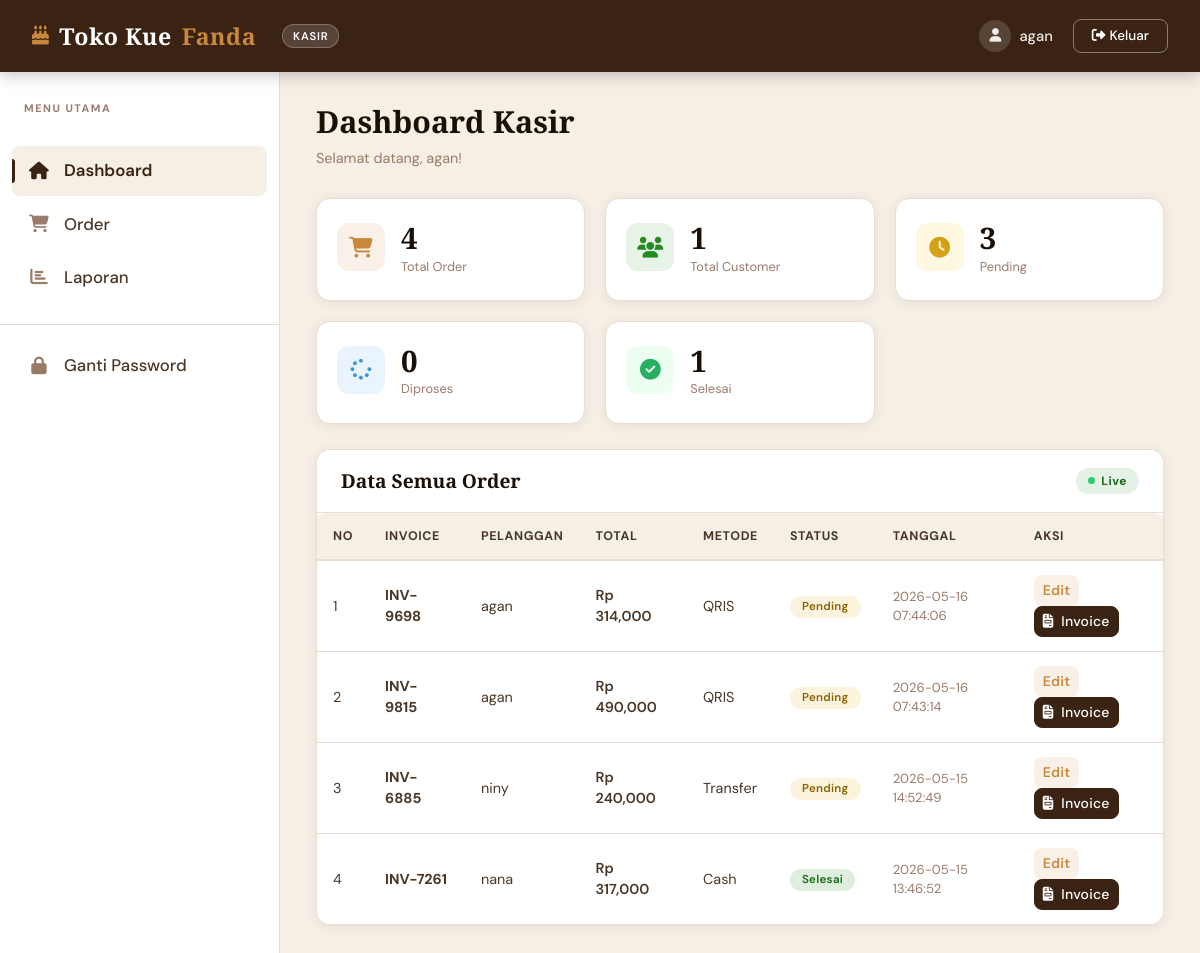
Page /kasir/index.php (signed in) on the committed database.
### tables this page shows
CREATE TABLE `orders` (
  `orders_id` int(11) NOT NULL,
  `invoice` varchar(50) NOT NULL,
  `user_id` int(11) NOT NULL,
  `total` int(11) NOT NULL,
  `pajak` int(11) NOT NULL,
  `metode_pembayaran` varchar(50) NOT NULL,
  `status` enum('pending','dibayar','selesai','batal') NOT NULL DEFAULT 'pending',
  `created_at` timestamp NOT NULL DEFAULT current_timestamp()
);

CREATE TABLE `user` (
  `user_id` int(11) NOT NULL,
  `nama` varchar(100) NOT NULL,
  `username` varchar(50) NOT NULL,
  `password` varchar(225) NOT NULL,
  `email` varchar(100) NOT NULL,
  `role` enum('admin','kasir','pelanggan','') NOT NULL,
  `status` enum('aktif','nonaktif','','') NOT NULL,
  `created_at` timestamp NOT NULL DEFAULT current_timestamp()
);

### kasir/index.php (the view, shortened to what this page needs)
<?php
include 'header.php';
include '../koneksi.php';
$orders = mysqli_query($koneksi, "SELECT * FROM orders");
$jml_order = mysqli_num_rows($orders);
$user = mysqli_query($koneksi, "SELECT * FROM user WHERE role='pelanggan'");
$jml_user = mysqli_num_rows($user);
$q_pending = mysqli_fetch_assoc(
    mysqli_query($koneksi,
    "SELECT COUNT(*) as total FROM orders WHERE status='pending'")
);
$q_diproses = mysqli_fetch_assoc(
    mysqli_query($koneksi,
    "SELECT COUNT(*) as total FROM orders WHERE status='diproses'")
);
$q_selesai = mysqli_fetch_assoc(
    mysqli_query($koneksi,
    "SELECT COUNT(*) as total FROM orders WHERE status='selesai'")
);
?>
<div class="page-title">
    <h2>Dashboard Kasir</h2>
    <p>Selamat datang, <?= htmlspecialchars($_SESSION['username']) ?>!</p>
</div>
<div class="stat-cards-row">
    <div class="stat-card">
        <div class="stat-icon gold">
            <i class="fas fa-cart-shopping"></i>
        </div>
        <div class="stat-info">
            <div class="stat-value"><?= $jml_order ?></div>
            <div class="stat-label">Total Order</div>
        </div>
    </div>
    <div class="stat-card">
        <div class="stat-icon green">
            <i class="fas fa-users"></i>
        </div>
        <div class="stat-info">
            <div class="stat-value"><?= $jml_user ?></div>
            <div class="stat-label">Total Customer</div>
        </div>
    </div>
    <div class="stat-card">
        <div class="stat-icon yellow">
            <i class="fas fa-clock"></i>
        </div>
        <div class="stat-info">
            <div class="stat-value"><?= $q_pending['total'] ?></div>
            <div class="stat-label">Pending</div>
        </div>
    </div>
    <div class="stat-card">
        <div class="stat-icon blue">
            <i class="fas fa-spinner"></i>
        </div>
        <div class="stat-info">
            <div class="stat-value"><?= $q_diproses['total'] ?></div>
            <div class="stat-label">Diproses</div>
        </div>
    </div>
    <div class="stat-card">
        <div class="stat-icon success">
            <i class="fas fa-circle-check"></i>
        </div>
        <div class="stat-info">
            <div class="stat-value"><?= $q_selesai['total'] ?></div>
            <div class="stat-label">Selesai</div>
        </div>
    </div>
</div>
<div class="card">
    <div class="card-header">
        <h5>Data Semua Order</h5>
        <span class="live-badge">Live</span>
    </div>
    <div class="card-body" style="padding:0 !important;">
        <table class="table table-hover mb-0">
            <thead>
                <tr>
                    <th>No</th>
                    <th>Invoice</th>
                    <th>Pelanggan</th>
                    <th>Total</th>
                    <th>Metode</th>
                    <th>Status</th>
                    <th>Tanggal</th>
                    <th>Aksi</th>
                </tr>
            </thead>
            <tbody>
                <?php
                $no = 1;
                $data = mysqli_query($koneksi,
                    "SELECT orders.*, user.username, user.email
                     FROM orders
                     JOIN user ON orders.user_id = user.user_id
                     ORDER BY orders.orders_id DESC");
                while ($d = mysqli_fetch_array($data)):
                ?>
                <tr>
                    <td><?= $no++ ?></td>
                    <td><strong><?= htmlspecialchars($d['invoice']) ?></strong></td>
                    <td><?= htmlspecialchars($d['username']) ?></td>
                    <td style="font-weight:600;">Rp <?= number_format($d['total']) ?></td>
                    <td><?= htmlspecialchars($d['metode_pembayaran']) ?></td>
                   <td>
                        <?php
                        $s = $d['status'];
                        if ($s == 'pending') {
                            echo "<span class='badge bg-warning text-dark'>Pending</span>";
                        } elseif ($s == 'diproses') {
                            echo "<span class='badge bg-info'>Diproses</span>";
                        } elseif ($s == 'selesai') {
                            echo "<span class='badge bg-success'>Selesai</span>";
                        } else {
                            echo "<span class='badge bg-danger'>Dibatalkan</span>";
                        }
                        ?>
                    </td>
                    <td style="font-size:.82rem;color:var(--text-muted);"><?= $d['created_at'] ?></td>
                    <td>
                        <a href="order_edit.php?id=<?= $d['orders_id'] ?>"
                        class="btn btn-sm btn-info me-1">
                        Edit
                        </a>
                        <a href="order_invoice.php?invoice=<?= $d['invoice'] ?>"
                        class="btn btn-sm btn-primary">
                            <i class="fas fa-file-invoice me-1"></i>
                            Invoice
                        </a>
                    </td>
                </tr>
                <?php endwhile; ?>
            </tbody>
        </table>
    </div>
</div>
<?php include 'footer.php'; ?>

### rows in the picture
orders: invoice "INV-9698", user.username "agan", total "314,000", metode_pembayaran "QRIS", status "Pending", created_at "2026-05-16 07:44:06"
orders: invoice "INV-9815", user.username "agan", total "490,000", metode_pembayaran "QRIS", status "Pending", created_at "2026-05-16 07:43:14"
orders: invoice "INV-6885", user.username "niny", total "240,000", metode_pembayaran "Transfer", status "Pending", created_at "2026-05-15 14:52:49"
orders: invoice "INV-7261", user.username "nana", total "317,000", metode_pembayaran "Cash", status "Selesai", created_at "2026-05-15 13:46:52"

### other values in the picture
$_SESSION['username'] "agan"
$jml_order "4"
$jml_user "1"
$q_pending['total'] "3"
$q_diproses['total'] "0"
$q_selesai['total'] "1"
